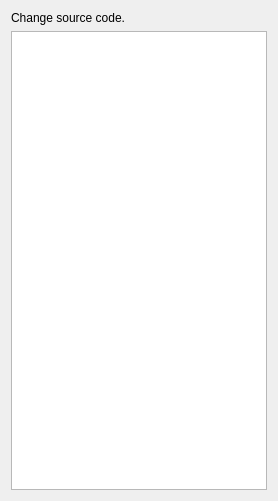
<?xml version="1.0" encoding="UTF-8"?>
<ui version="4.0">
 <class>Dialog</class>
 <widget class="QDialog" name="Dialog">
  <property name="geometry">
   <rect>
    <x>0</x>
    <y>0</y>
    <width>278</width>
    <height>501</height>
   </rect>
  </property>
  <property name="windowTitle">
   <string>Dialog</string>
  </property>
  <layout class="QGridLayout" name="gridLayout">
   <item row="0" column="0">
    <widget class="QLabel" name="label">
     <property name="text">
      <string>Change source code.</string>
     </property>
     <property name="wordWrap">
      <bool>true</bool>
     </property>
    </widget>
   </item>
   <item row="1" column="0">
    <widget class="QPlainTextEdit" name="plainTextEdit"/>
   </item>
  </layout>
 </widget>
 <resources/>
 <connections/>
</ui>
